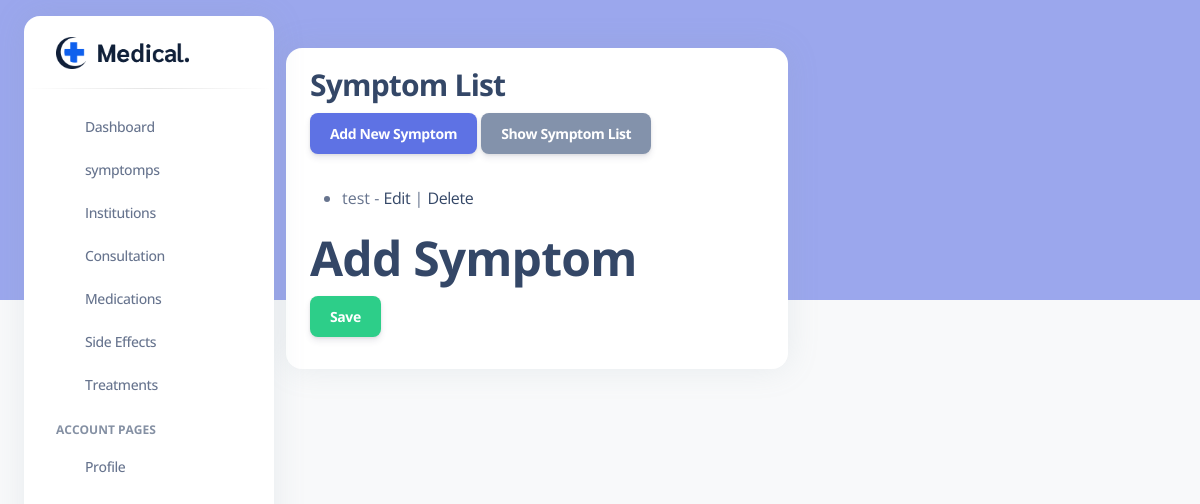
Before: /symptoms/ with the older database file.
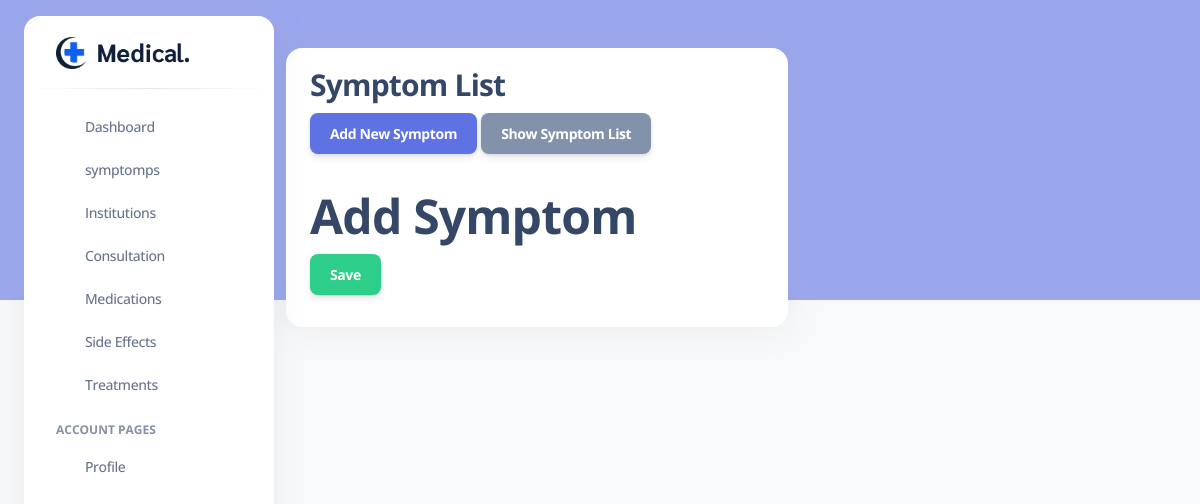
After: the same page with the newer database file.
### symptoms/models.py (models this page shows, shortened)
class Symptom(models.Model):
    name = models.CharField(max_length=255)
    description = models.TextField(blank=True, null=True)
    severity = models.CharField(max_length=50,  null=True)  # e.g., 'mild', 'moderate', 'severe'

### symptoms/views.py (the view)
# urls.py: path('', views.list_local_symptoms, name='list_local_symptoms'),
def list_local_symptoms(request):
    symptoms = Symptom.objects.all()
    return render(request, 'list_symptoms.html', {'symptoms': symptoms})

### templates/list_symptoms.html (shortened to what the changed rows need)
{% load static %}
<html lang="en">
<head>
  <link href="https://demos.creative-tim.com/argon-dashboard-pro/back_office/assets/css/nucleo-icons.css" rel="stylesheet" />
  <link href="https://demos.creative-tim.com/argon-dashboard-pro/back_office/assets/css/nucleo-svg.css" rel="stylesheet" />
  <link id="pagestyle" href="{% static 'back_office/assets/css/argon-dashboard.css' %}?v=2.1.0" rel="stylesheet" />
</head>
<body class="g-sidenav-show bg-gray-100">
  <div class="main-content position-relative max-height-vh-100 h-100">
    <div class="container-fluid py-4">
      <div class="row">
        <div class="row mt-4">
          <div class="col-lg-7 mb-lg-0 mb-4">
            <div class="card z-index-2 h-100">
              <div class="card-header pb-0 pt-3 bg-transparent">
<ul>
    {% for symptom in symptoms %}
        <li>
            {{ symptom.name }}
            - <a href="{% url 'update_symptom' symptom.id %}">Edit</a>
            | <a href="{% url 'delete_symptom' symptom.id %}">Delete</a>
        </li>
    {% endfor %}
</ul>
<h1>{{ form.instance.pk|default:'Add' }} Symptom</h1>
            </div>
          </div>
        </div>
      </div>
    </div></body>
    </html>

Changed rows visible on the page:
removed Symptom: name "test"
